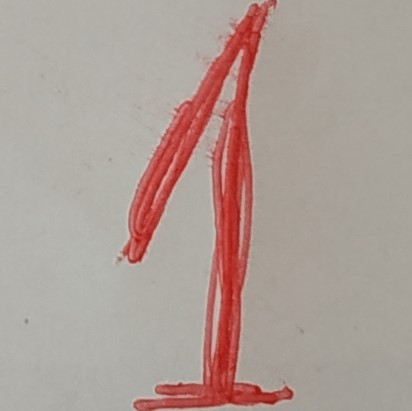
#> input picture lab3/sample_1.jpg, 412 x 411 px, found by its file name
$ jupyter execute IV_Cau7_Lab03.ipynb   (shell and % lines are left out)
#> lines starting #> are read from the running program, lines starting #| are printed output that depends on the picture
[cell 1]
import matplotlib.pyplot as plt

import numpy as np
import pandas as pd
import seaborn as sns

from sklearn.model_selection import train_test_split
from sklearn.naive_bayes import GaussianNB
from sklearn import metrics,datasets,tree

[cell 2]
digits = datasets.load_digits()

[cell 3]
_, axes = plt.subplots(1,4)
images_and_labels = list(zip(digits.images,digits.target))
for ax, (image, label) in zip(axes,images_and_labels[:4]):
    ax.set_axis_off()
    ax.imshow(image, cmap=plt.cm.gray_r, interpolation = 'nearest')
    ax.set_title('Training: %i'% label)
plt.show()
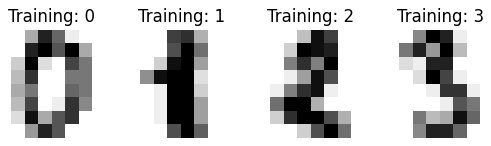
#> figure drawn by matplotlib, 4 panels

[cell 4]
n_samples = len(digits.images)
data = digits.images.reshape((n_samples,-1))

[cell 5]
classifier = tree.DecisionTreeClassifier(criterion="entropy",random_state=33)

[cell 6]
X_train, X_test, y_train, y_test = train_test_split(data,digits.target, test_size=0.2,shuffle=False)

[cell 7]
classifier.fit(X_train,y_train)

[cell 8]
predicted = classifier.predict(X_test)

[cell 9]
_, axes = plt.subplots(1,4)
images_and_predictions = list(zip(digits.images[n_samples//2:], predicted))
for ax, (image,prediction) in zip(axes, images_and_predictions[:4]):
    ax.set_axis_off()
    ax.imshow(image, cmap=plt.cm.gray_r, interpolation = 'nearest')
    ax.set_title('Prediction: %i' %prediction)
plt.show()
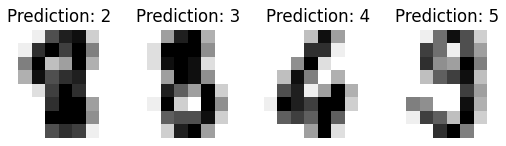
#> figure drawn by matplotlib, 4 panels

[cell 10]
from sklearn.metrics import ConfusionMatrixDisplay
print("Classification report for classifier %s:\n%s\n" % (classifier, metrics.classification_report(y_test, predicted)))

conf_matrix = metrics.confusion_matrix(y_test, predicted)
disp = ConfusionMatrixDisplay(confusion_matrix=conf_matrix, display_labels=classifier.classes_)
disp.plot(cmap=plt.cm.Blues)

plt.title("Confusion Matrix")
plt.show()
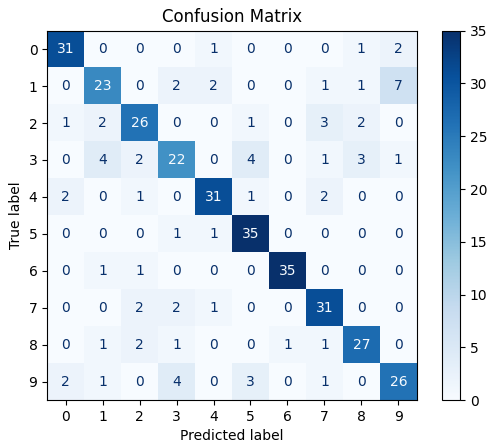
#> figure drawn by matplotlib, 2 panels

[cell 11]
from PIL import Image, ImageOps

img = Image.open(r'D:/Admin/AnacondaProjects/thktdl/sample_1.jpg').convert("L").resize((8,8))
img = ImageOps.invert(img)
im2arr = np.array(img)
plt.imshow(im2arr, cmap=plt.cm.gray_r, interpolation = 'nearest')
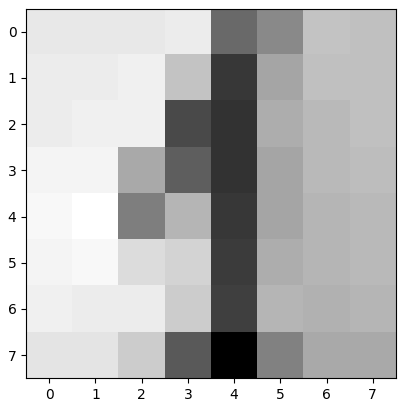
#> figure drawn by matplotlib, 1 panel

[cell 12]
img1d = im2arr.reshape([1,64])
img1d[img1d > 109] = 155
img1d[img1d < 110] = 0
img1d

[cell 13]
plt.imshow(im2arr, cmap=plt.cm.gray_r, interpolation = 'nearest')
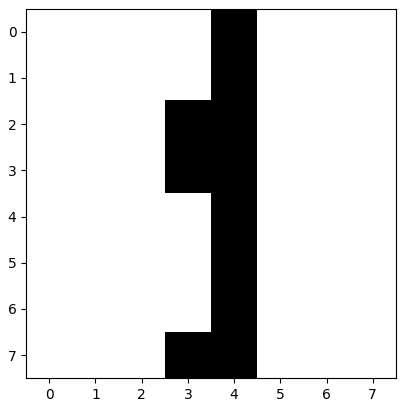
#> figure drawn by matplotlib, 1 panel

[cell 14]
y_pred = classifier.predict(img1d)
#> y_pred = [1]
print(y_pred)
#| [1]

$ run again, with lab3/sample_2.jpg copied over lab3/sample_1.jpg
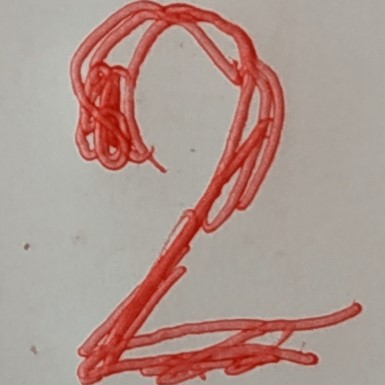
#> input picture lab3/sample_2.jpg, 385 x 385 px, found by its file name
#> `[cell 11] from PIL import Image, ImageOps  img = Image.open(r'D:/Admin..`:
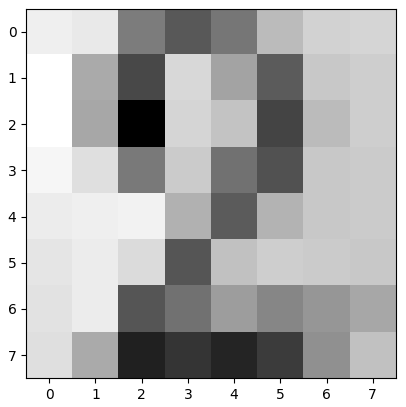
#> figure drawn by matplotlib, 1 panel
#> `[cell 13] plt.imshow(im2arr, cmap=plt.cm.gray_r, interpolation = 'near..`:
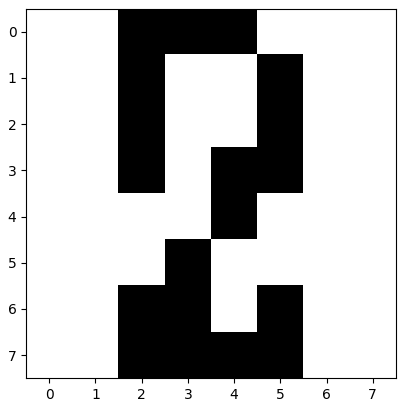
#> figure drawn by matplotlib, 1 panel
#> y_pred = [2]
#| [2]
